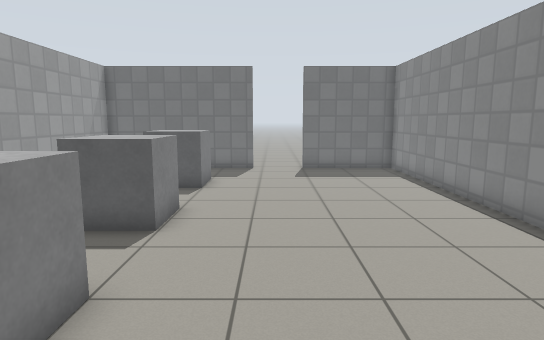
View 1 (above)

17 first-person views from a walk through a Gazebo world. The camera is 1.2 m above the floor, tilts 8° down and sees 75° across. The floor is counted in squares, 0.5 m on a side. Each view is taken from the middle of a square. On the plan, view 1 faces up. The plan holds only what a view shows up to about 20 squares ahead; the rest is blank. Gazebo's built-in surfaces are drawn with simple patterns.

View 2
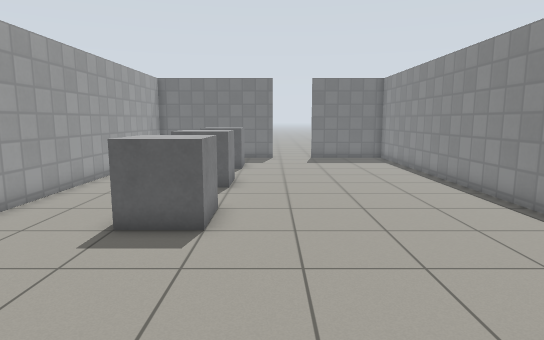

View 3
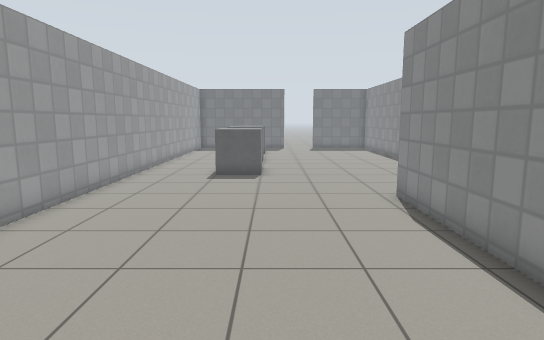

View 4
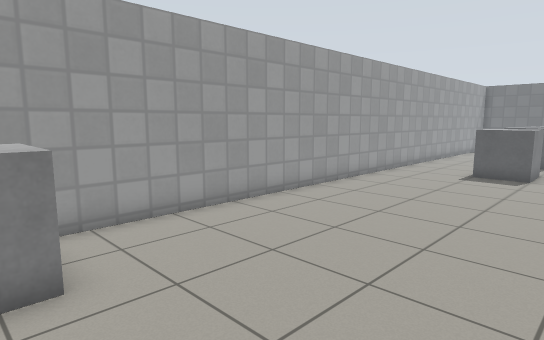

View 5
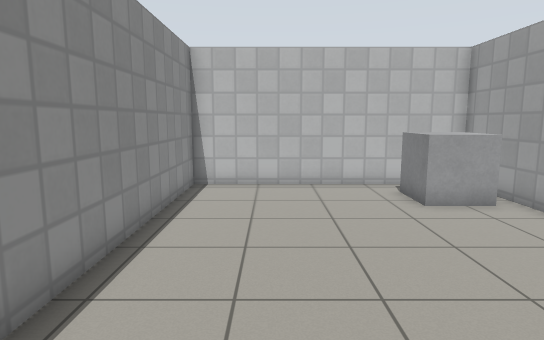

View 6
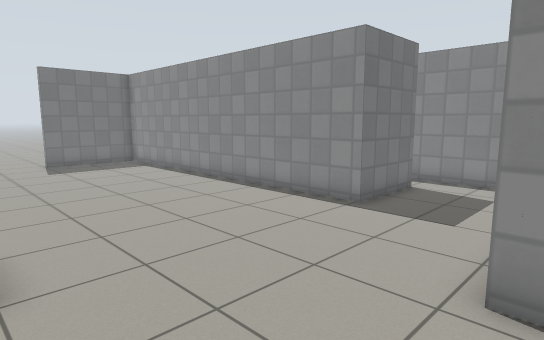

View 7
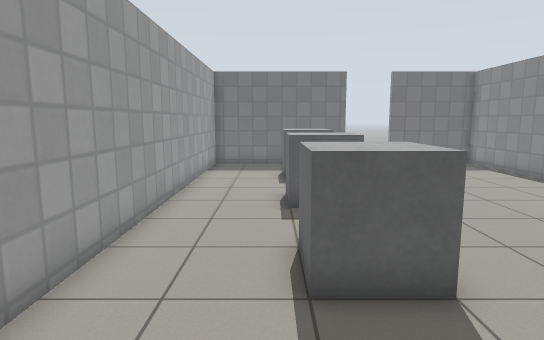

View 8
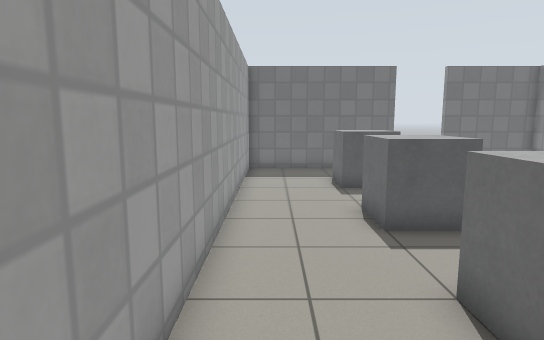

View 9
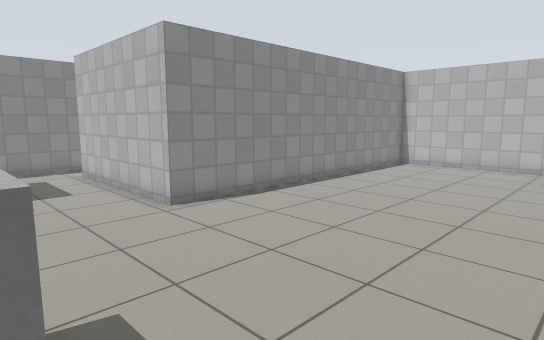

View 10
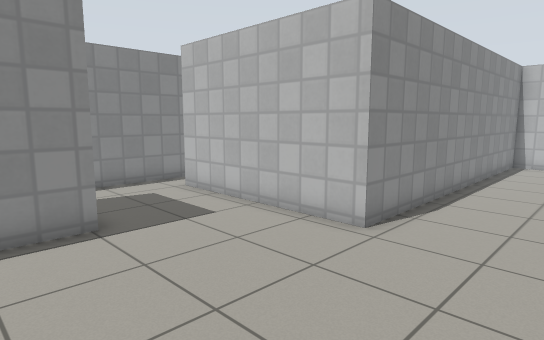

View 11
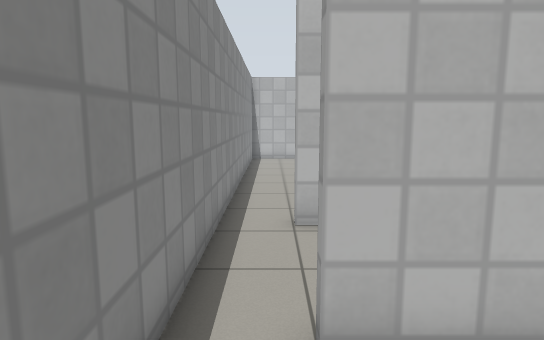

View 12
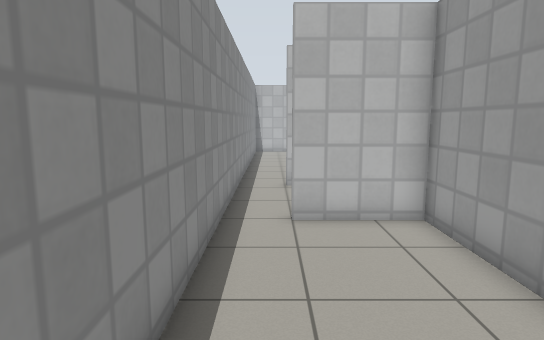

View 13
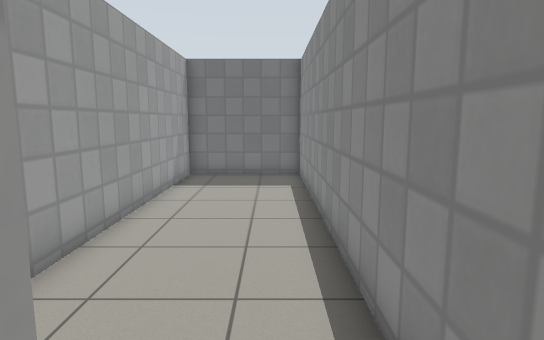

View 14
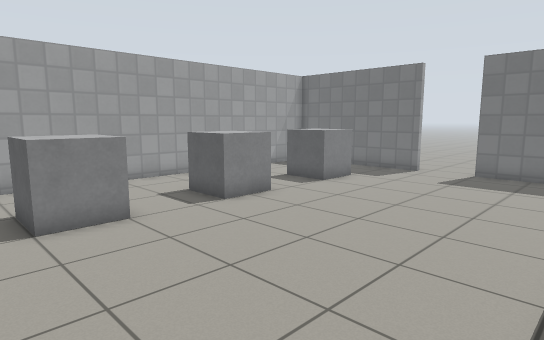

View 15
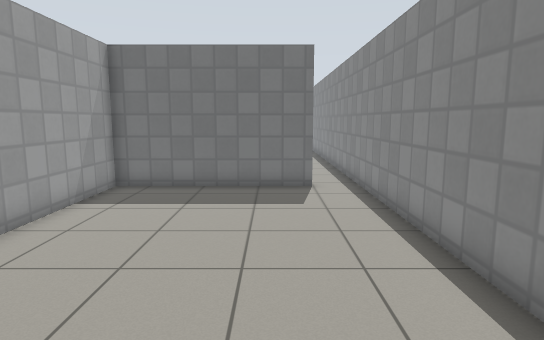

View 16
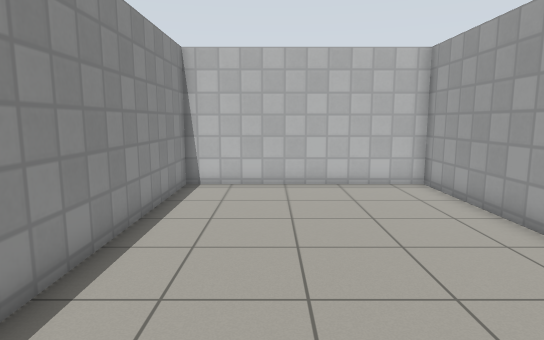

View 17
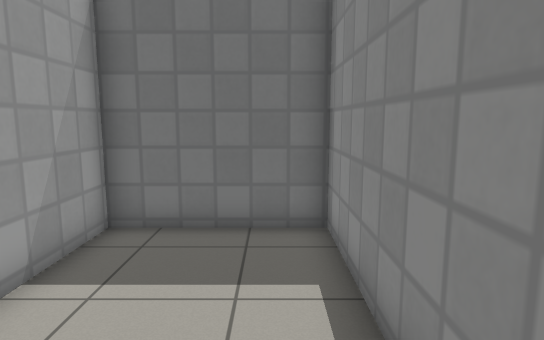

### Floor plan
Points are (right, up) in squares from view 1. A wall is a line through its corners. A room is listed if a view was taken in it or the views show most of it. See-through windows are left out.
Room 1 (views 1, 2, 3, 4, 5, 6, 7, 8, 9, 10, 13, 14)
walls: (9.6, 2.4) (6, 2.4) (6, 17.7) (1.6, 17.7); (11.2, -2.5) (11.2, 2.5); (-0.9, 17.7) (-8.1, 17.7) (-8.1, -16.2) (2, -16.2) (2, -1.9) (9.5, -1.9)
ways out: opening at (10, 2) to room 2; opening at (10, -2) to room 3; opening at (0.5, 18)
objects: grey box (-7, -15) to (-6, -13); grey box (-4, 3) to (-3, 4); grey box (-4, 8) to (-3, 9); grey box (-4, 13) to (-3, 14)
Room 2 (views 11, 12, 17)
walls: (11.2, 2.5) (11.2, 17.7) (6.3, 17.7) (6.3, 2.7) (9.6, 2.7)
ways out: opening at (10, 2) to room 1
Room 3 (views 15, 16)
walls: (2.3, -10.2) (2.3, -16.2) (11.2, -16.2) (11.2, -2.5); (9.5, -2.2) (2.3, -2.2) (2.3, -7.9)
ways out: opening at (10, -2) to room 1

Positions as (right, up) in squares from view 1, and headings:
1: (0, 0), facing up
2: (-1, -5), facing up
3: (-2, -13), facing up
4: (0, -14), facing up-left
5: (-1, -3), facing down
6: (-3, -3), facing up-right
7: (-5, -2), facing up
8: (-7, 0), facing up
9: (-7, 3), facing down-right
10: (-2, 5), facing down-right
11: (10, 6), facing down
12: (10, 11), facing down
13: (10, 2), facing up
14: (6, 1), facing up-left
15: (8, -15), facing up
16: (8, -3), facing down
17: (10, 10), facing up
